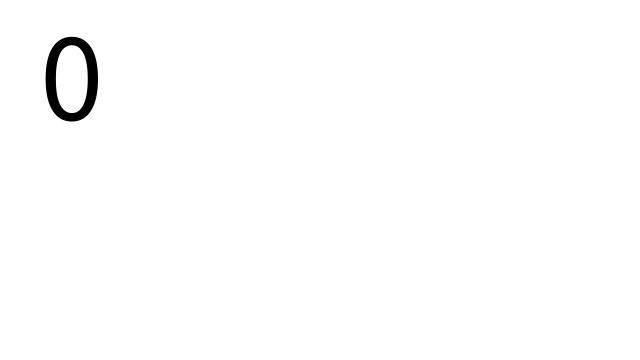
Frame 1 (no input)
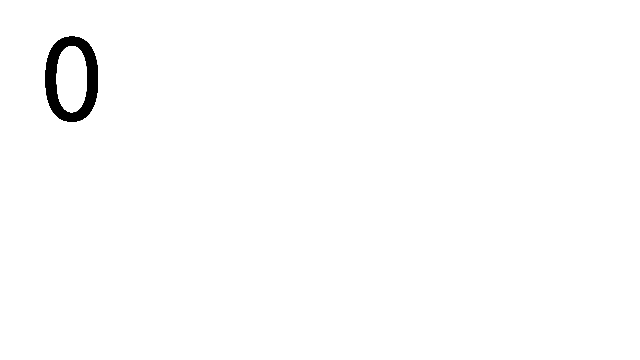
Frame 60 (the mouse pressed at the canvas centre just before this capture)
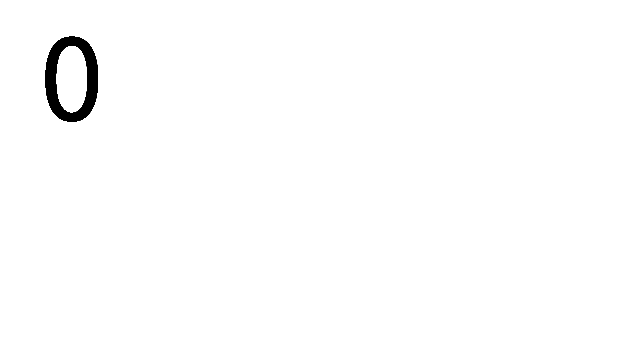
Frame 120 (the mouse held since frame 60 and released just before this capture)

The Processing sketch that drew these frames (run headless with seeded random() and noise(); from frame 60 on, the mouse is pressed at the canvas centre):

// Processing sketch: Number_Clicker
// ── Number_Clicker.pde
int x=0;

void setup() {
  size(1920/3, 1080/3);
  background(255);
}

void draw() {
  textSize(128);
  fill(0);
  text(x,40,120);
}


void mouseClicked() {
  x++;
  if(x==5){
  x=0;
  }
  background(255);
}
